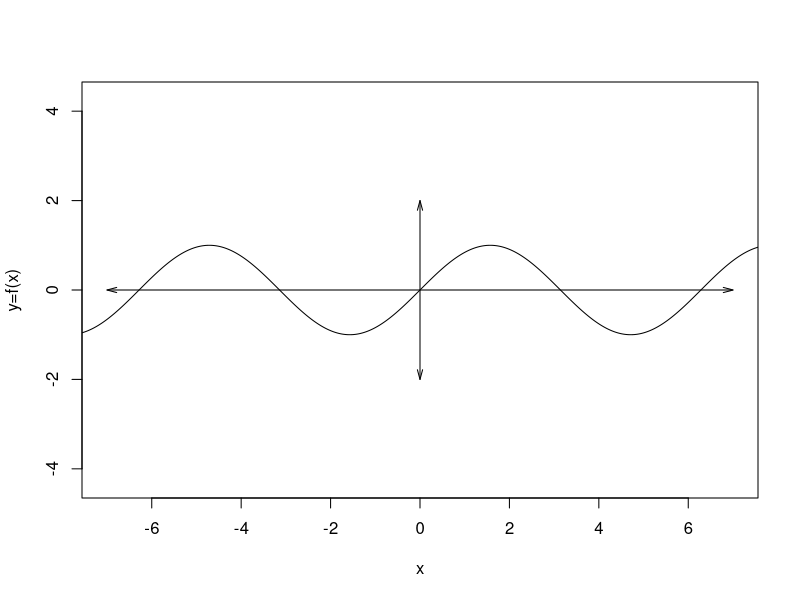
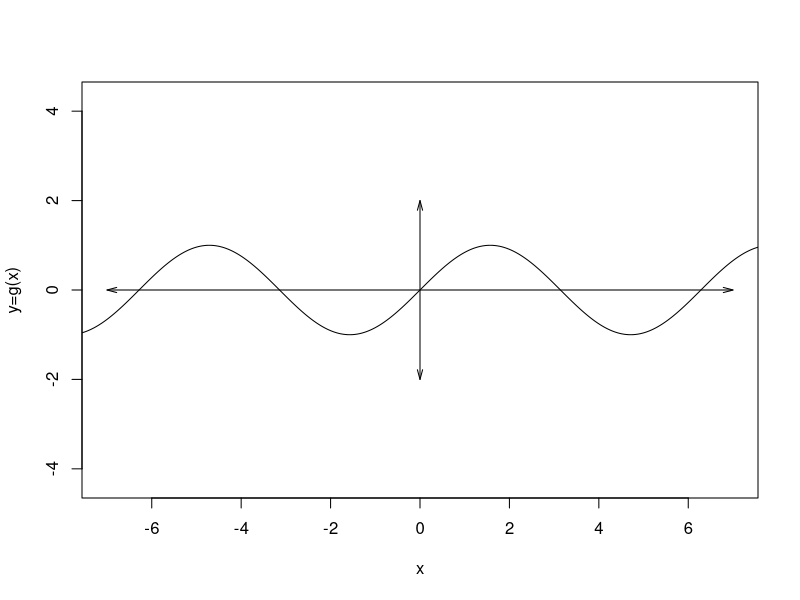
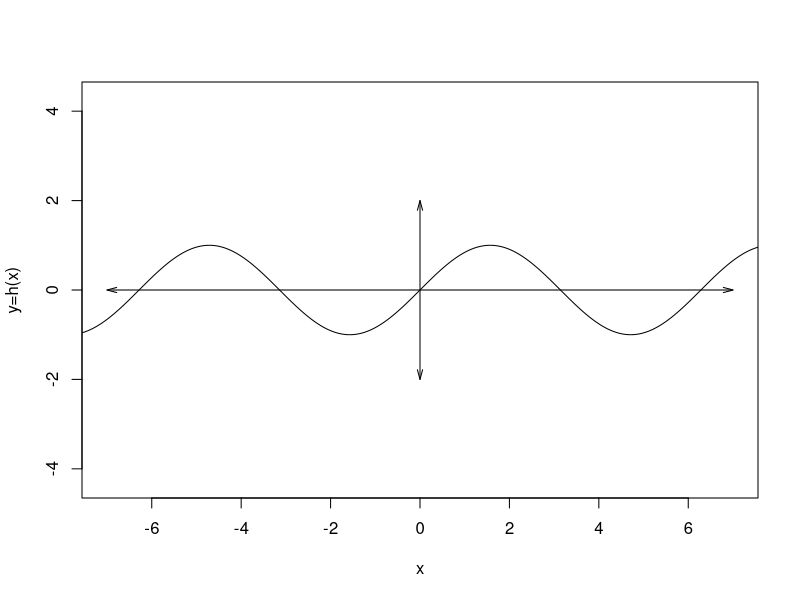
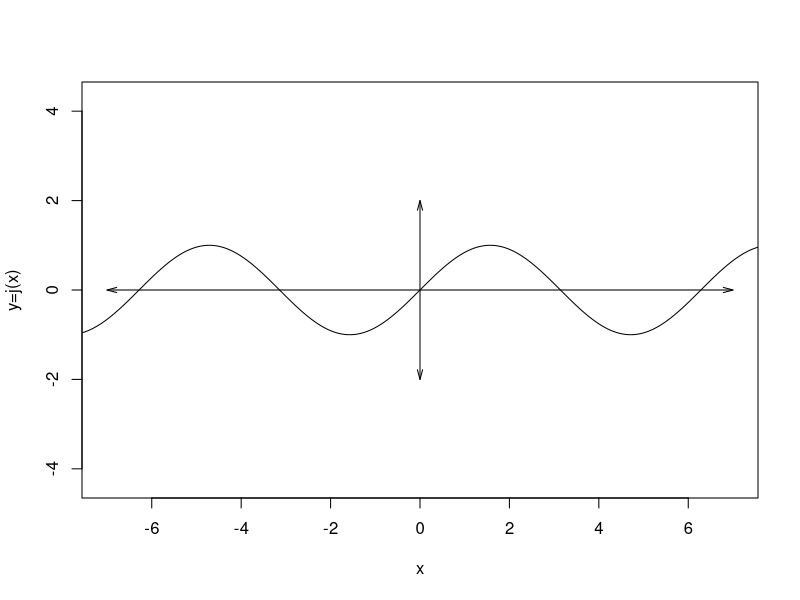

Generate these figures, in order, with R:
## ---- chunk 1
xs = seq(-3*pi,3*pi,pi/1080)
y1 = sin(xs)
y2 = cos(xs)
y3 = -sin(xs)
y4 = -cos(xs)
ys = list(y1,y2,y3,y4)
ord = sample(1:4)

ach = c("sin","cos","-sin","-cos")
al1 = paste0("* f(x) = ",ach,"(x)",collapse="\n")
al2 = paste0("* g(x) = ",ach,"(x)",collapse="\n")
al3 = paste0("* h(x) = ",ach,"(x)",collapse="\n")
al4 = paste0("* j(x) = ",ach,"(x)",collapse="\n")

sol1 = paste0(1*(ord[1]==1:4),collapse="")
sol2 = paste0(1*(ord[2]==1:4),collapse="")
sol3 = paste0(1*(ord[3]==1:4),collapse="")
sol4 = paste0(1*(ord[4]==1:4),collapse="")
## ---- chunk 2
plot(0,0,"n",xlim=c(-7,7),ylim=c(-2,2),asp=1,xlab="x",ylab="y=f(x)")
arrows(-7,0,7,0,0.1,15,3)
arrows(0,2,0,-2,0.1,15,3)
lines(xs,ys[[ord[4]]])
## ---- chunk 3
plot(0,0,"n",xlim=c(-7,7),ylim=c(-2,2),asp=1,xlab="x",ylab="y=g(x)")
arrows(-7,0,7,0,0.1,15,3)
arrows(0,2,0,-2,0.1,15,3)
lines(xs,ys[[ord[4]]])
## ---- chunk 4
plot(0,0,"n",xlim=c(-7,7),ylim=c(-2,2),asp=1,xlab="x",ylab="y=h(x)")
arrows(-7,0,7,0,0.1,15,3)
arrows(0,2,0,-2,0.1,15,3)
lines(xs,ys[[ord[4]]])
## ---- chunk 5
plot(0,0,"n",xlim=c(-7,7),ylim=c(-2,2),asp=1,xlab="x",ylab="y=j(x)")
arrows(-7,0,7,0,0.1,15,3)
arrows(0,2,0,-2,0.1,15,3)
lines(xs,ys[[ord[4]]])
